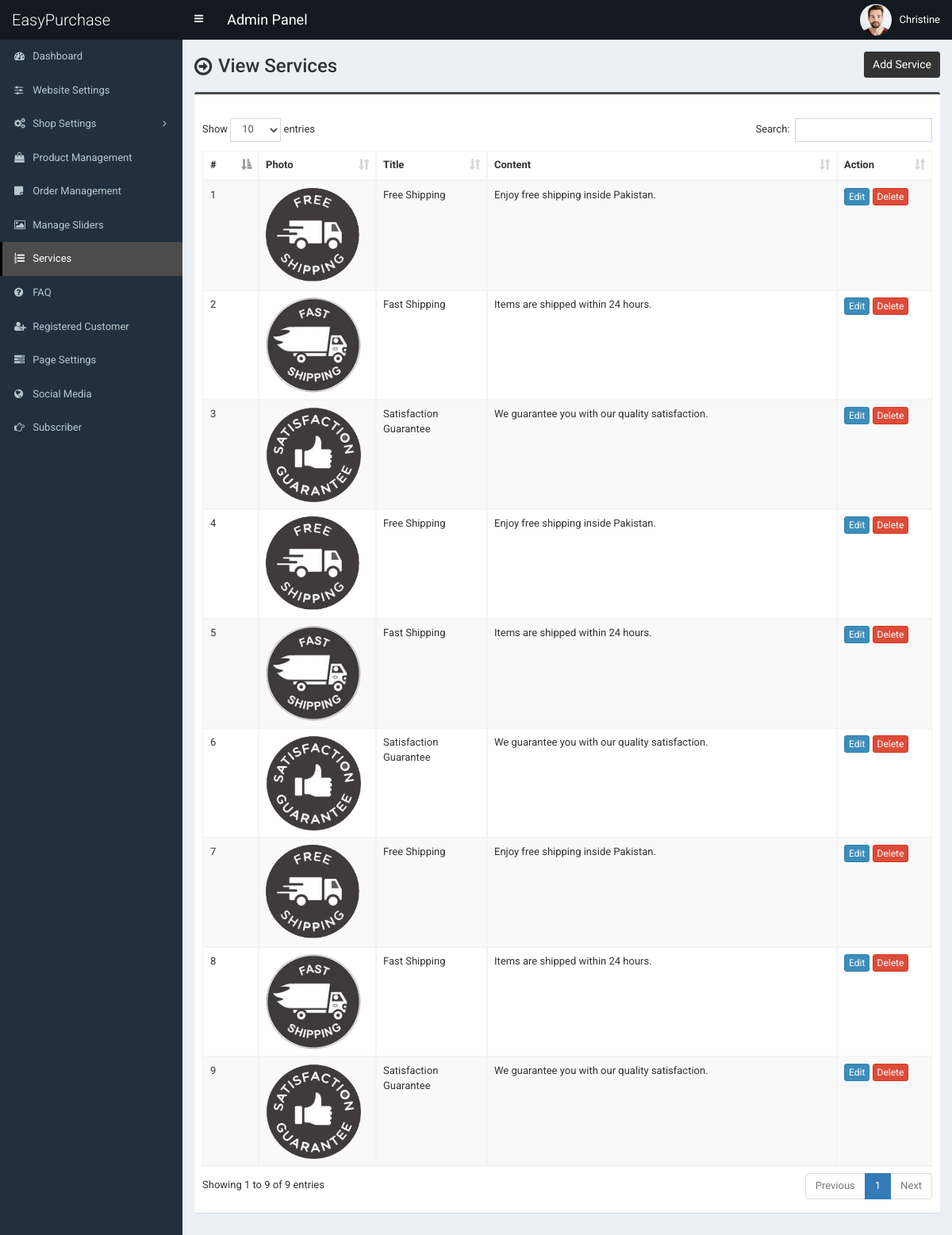
Screenshot of /admin/service.php (signed in) with the database file from the repository.
### tables this page shows
CREATE TABLE `tbl_service` (
  `id` int(11) NOT NULL,
  `title` varchar(255) NOT NULL,
  `content` text NOT NULL,
  `photo` varchar(255) NOT NULL
);

### admin/service.php (the view, shortened to what this page needs)
<?php require_once('header.php'); ?>
<section class="content-header">
	<div class="content-header-left">
		<h1>View Services</h1>
	</div>
	<div class="content-header-right">
		<a href="service-add.php" class="btn btn-primary btn-sm">Add Service</a>
	</div>
</section>
<section class="content">
	<div class="row">
		<div class="col-md-12">
			<div class="box box-info">
				<div class="box-body table-responsive">
					<table id="example1" class="table table-bordered table-hover table-striped">
						<thead>
							<tr>
								<th width="30">#</th>
								<th>Photo</th>
								<th width="100">Title</th>
								<th>Content</th>
								<th width="80">Action</th>
							</tr>
						</thead>
						<tbody>
							<?php
							$i=0;
							$statement = $pdo->prepare("SELECT * FROM tbl_service");
							$statement->execute();
							$result = $statement->fetchAll(PDO::FETCH_ASSOC);
							foreach ($result as $row) {
								$i++;
								?>
								<tr>
									<td><?php echo $i; ?></td>
									<td style="width:130px;"><img src="../assets/uploads/<?php echo $row['photo']; ?>" alt="<?php echo $row['title']; ?>" style="width:120px;"></td>
									<td><?php echo $row['title']; ?></td>
									<td><?php echo $row['content']; ?></td>
									<td>
										<a href="service-edit.php?id=<?php echo $row['id']; ?>" class="btn btn-primary btn-xs">Edit</a>
										<a href="#" class="btn btn-danger btn-xs" data-href="service-delete.php?id=<?php echo $row['id']; ?>" data-toggle="modal" data-target="#confirm-delete">Delete</a>
									</td>
								</tr>
								<?php
							}
							?>
						</tbody>
					</table>
				</div>
			</div>
		</div>
	</div>
</section>
<?php require_once('footer.php'); ?>

### admin/header.php (shortened to what this page needs)
<!DOCTYPE html>
<html>
<head>
	<link rel="stylesheet" href="css/bootstrap.min.css">
	<link rel="stylesheet" href="css/font-awesome.min.css">
	<link rel="stylesheet" href="css/ionicons.min.css">
	<link rel="stylesheet" href="css/datepicker3.css">
	<link rel="stylesheet" href="css/all.css">
	<link rel="stylesheet" href="css/select2.min.css">
	<link rel="stylesheet" href="css/dataTables.bootstrap.css">
	<link rel="stylesheet" href="css/jquery.fancybox.css">
	<link rel="stylesheet" href="css/AdminLTE.min.css">
	<link rel="stylesheet" href="css/_all-skins.min.css">
	<link rel="stylesheet" href="css/on-off-switch.css"/>
	<link rel="stylesheet" href="css/summernote.css">
	<link rel="stylesheet" href="style.css">
</head>
<body class="hold-transition fixed skin-blue sidebar-mini">
	<div class="wrapper">
		<header class="main-header">
			<a href="index.php" class="logo">
				<span class="logo-lg">EasyPurchase</span>
			</a>
			<nav class="navbar navbar-static-top">
				<a href="#" class="sidebar-toggle" data-toggle="offcanvas" role="button">
				</a>
				<span style="float:left;line-height:50px;color:#fff;padding-left:15px;font-size:18px;">Admin Panel</span>
				<div class="navbar-custom-menu">
					<ul class="nav navbar-nav">
						<li class="dropdown user user-menu">
							<a href="#" class="dropdown-toggle" data-toggle="dropdown">
								<img src="../assets/uploads/<?php echo $_SESSION['user']['photo']; ?>" class="user-image" alt="User Image">
								<span class="hidden-xs"><?php echo $_SESSION['user']['full_name']; ?></span>
							</a>
						</li>
					</ul>
				</div>
			</nav>
		</header>
  		<?php $cur_page = substr($_SERVER["SCRIPT_NAME"],strrpos($_SERVER["SCRIPT_NAME"],"/")+1); ?>
  		<aside class="main-sidebar">
    		<section class="sidebar">
      			<ul class="sidebar-menu">
			        <li class="treeview <?php if($cur_page == 'index.php') {echo 'active';} ?>">
			          <a href="index.php">
			            <i class="fa fa-dashboard"></i> <span>Dashboard</span>
			          </a>
			        </li>
			        <li class="treeview <?php if( ($cur_page == 'settings.php') ) {echo 'active';} ?>">
			          <a href="settings.php">
			            <i class="fa fa-sliders"></i> <span>Website Settings</span>
			          </a>
			        </li>
                    <li class="treeview <?php if( ($cur_page == 'size.php') || ($cur_page == 'size-add.php') || ($cur_page == 'size-edit.php') || ($cur_page == 'color.php') || ($cur_page == 'color-add.php') || ($cur_page == 'color-edit.php') || ($cur_page == 'country.php') || ($cur_page == 'country-add.php') || ($cur_page == 'country-edit.php') || ($cur_page == 'shipping-cost.php') || ($cur_page == 'shipping-cost-edit.php') || ($cur_page == 'top-category.php') || ($cur_page == 'top-category-add.php') || ($cur_page == 'top-category-edit.php') || ($cur_page == 'mid-category.php') || ($cur_page == 'mid-category-add.php') || ($cur_page == 'mid-category-edit.php') || ($cur_page == 'end-category.php') || ($cur_page == 'end-category-add.php') || ($cur_page == 'end-category-edit.php') ) {echo 'active';} ?>">
                        <a href="#">
                            <i class="fa fa-cogs"></i>
                            <span>Shop Settings</span>
                            <span class="pull-right-container">
								<i class="fa fa-angle-left pull-right"></i>
							</span>
                        </a>
                    </li>
                    <li class="treeview <?php if( ($cur_page == 'product.php') || ($cur_page == 'product-add.php') || ($cur_page == 'product-edit.php') ) {echo 'active';} ?>">
                        <a href="product.php">
                            <i class="fa fa-shopping-bag"></i> <span>Product Management</span>
                        </a>
                    </li>
                    <li class="treeview <?php if( ($cur_page == 'order.php') ) {echo 'active';} ?>">
                        <a href="order.php">
                            <i class="fa fa-sticky-note"></i> <span>Order Management</span>
                        </a>
                    </li>
                     <li class="treeview <?php if( ($cur_page == 'slider.php') ) {echo 'active';} ?>">
			          <a href="slider.php">
			            <i class="fa fa-picture-o"></i> <span>Manage Sliders</span>
			          </a>
			        </li>
			        <li class="treeview <?php if( ($cur_page == 'service.php') ) {echo 'active';} ?>">
			          <a href="service.php">
			            <i class="fa fa-list-ol"></i> <span>Services</span>
			          </a>
			        </li>
			      			        <li class="treeview <?php if( ($cur_page == 'faq.php') ) {echo 'active';} ?>">
			          <a href="faq.php">
			            <i class="fa fa-question-circle"></i> <span>FAQ</span>
			          </a>
			        </li>
						<li class="treeview <?php if( ($cur_page == 'customer.php') || ($cur_page == 'customer-add.php') || ($cur_page == 'customer-edit.php') ) {echo 'active';} ?>">
			          <a href="customer.php">
			            <i class="fa fa-user-plus"></i> <span>Registered Customer</span>
			          </a>
			        </li>
			        <li class="treeview <?php if( ($cur_page == 'page.php') ) {echo 'active';} ?>">
			          <a href="page.php">
			            <i class="fa fa-tasks"></i> <span>Page Settings</span>
			          </a>
			        </li>
			        <li class="treeview <?php if( ($cur_page == 'social-media.php') ) {echo 'active';} ?>">
			          <a href="social-media.php">
			            <i class="fa fa-globe"></i> <span>Social Media</span>
			          </a>
			        </li>
			        <li class="treeview <?php if( ($cur_page == 'subscriber.php')||($cur_page == 'subscriber.php') ) {echo 'active';} ?>">
			          <a href="subscriber.php">
			            <i class="fa fa-hand-o-right"></i> <span>Subscriber</span>
			          </a>
			        </li>
      			</ul>
    		</section>
  		</aside>
  		<div class="content-wrapper">

### admin/footer.php (shortened to what this page needs)
		</div>
	</div>
</body>
</html>

### admin/style.css (style rules this page uses)
body { font-size: 13px; font-family: "Roboto", sans-serif; }
.navbar-nav > .user-menu .user-image { width: 40px; height: 40px; margin-top: -10px; }
.content-header > h1, .content-header .content-header-left h1 { font-family: "Roboto", sans-serif; }
.main-header .logo { text-align: left; }
.main-header .logo .logo-lg { font-family: "Roboto", sans-serif; }
.box-info { padding-top: 20px; }
.sidebar-menu li > a > .pull-right-container > .fa-angle-left:before { content: "\f105"; }
.content-header { overflow: hidden; }
.content-header .content-header-left { float: left; padding-top: 5px; }
.content-header .content-header-right { float: right; }
.content-header .content-header-left h1 { margin-top: 0; margin-bottom: 0; padding-left: 30px; padding-bottom: 5px; font-size: 24px; position: relative; }
.content-header .content-header-left h1:before { position: absolute; top: 0; left: 0; font-family: "FontAwesome", sans-serif; font-size: 26px; content: "\f18e"; }
.content-header .content-header-right a { position: relative; font-size: 14px; }
.skin-blue .sidebar-menu > li:hover > a, .skin-blue .sidebar-menu > li.active > a { color: #fff; background: #3c8dbc; border-left-color: #3c8dbc; }
.skin-blue .main-header .logo, .skin-blue .main-header .logo:hover, .skin-blue .main-header .navbar, .skin-blue .main-header .navbar .sidebar-toggle:hover { background-color: #131921; }
.skin-blue .sidebar-menu > li:hover > a, .skin-blue .sidebar-menu > li.active > a { background-color: #4c4c4c; border-left-color: #000000; }
.box.box-info { border-top-color: #4c4c4c; }
.content-header .content-header-right a { background-color: #333333; border-color: #333333; }

### rows the page displays
tbl_service: photo (picture), title "Free Shipping", content "Enjoy free shipping inside Pakistan."
tbl_service: photo (picture), title "Fast Shipping", content "Items are shipped within 24 hours."
tbl_service: photo (picture), title "Satisfaction Guarantee", content "We guarantee you with our quality satisfaction."
tbl_service: photo (picture), title "Free Shipping", content "Enjoy free shipping inside Pakistan."
tbl_service: photo (picture), title "Fast Shipping", content "Items are shipped within 24 hours."
tbl_service: photo (picture), title "Satisfaction Guarantee", content "We guarantee you with our quality satisfaction."
tbl_service: photo (picture), title "Free Shipping", content "Enjoy free shipping inside Pakistan."
tbl_service: photo (picture), title "Fast Shipping", content "Items are shipped within 24 hours."
tbl_service: photo (picture), title "Satisfaction Guarantee", content "We guarantee you with our quality satisfaction."

### other values shown
$_SESSION['user']['full_name'] "Christine"
